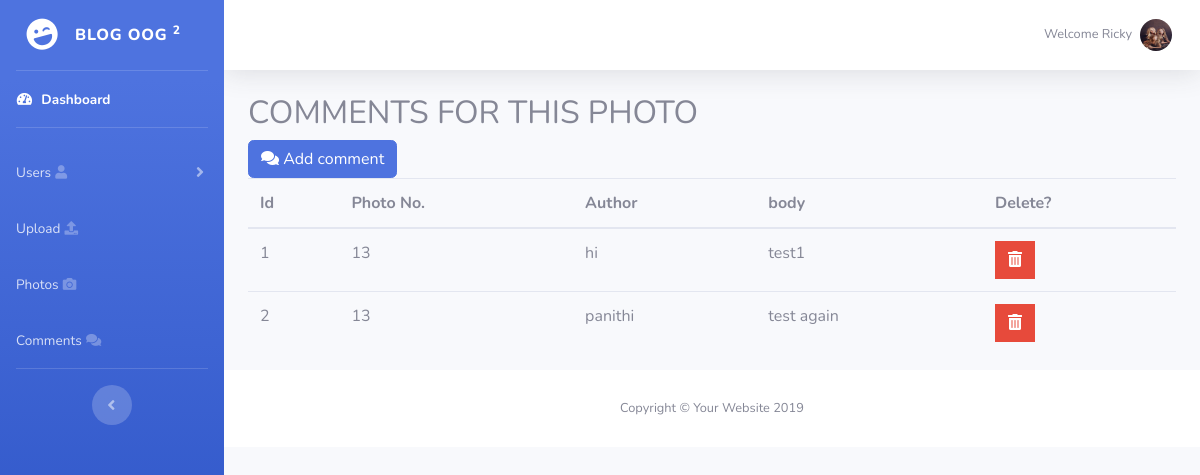
Page /admin/comments_photo.php?id=13 (signed in) on the committed database.
### tables this page shows
CREATE TABLE IF NOT EXISTS `user` (
  `id` int(11) NOT NULL,
  `username` varchar(50) NOT NULL,
  `password` varchar(50) NOT NULL,
  `first_name` varchar(50) NOT NULL,
  `last_name` varchar(50) NOT NULL,
  `user_image` varchar(255) NOT NULL
);

CREATE TABLE IF NOT EXISTS `comment` (
  `id` int(11) NOT NULL,
  `photo_id` int(11) NOT NULL,
  `author` varchar(255) NOT NULL,
  `body` text NOT NULL
);

### admin/includes/Database.php (called while the page is built, shortened)
<?php
class Database
{
    public $connection;
    public function open_db_connection()
    {
        $this->connection = mysqli_connect(DB_HOST, DB_USER, DB_PASS, DB_NAME);
    }
    public function query($sql)
    {
        $result = $this->connection->query($sql);
        return $result;
    }
    public function escape_string($string)
    {
        $escaped_string = $this->connection->real_escape_string($string);
        return $escaped_string;
    }
}
$database = new Database();
?>

### admin/includes/Db_object.php (called while the page is built, shortened)
<?php
class Db_object
{       public $id;
    public static function find_this_query($sql)
    {
        global $database;
        $result = $database->query($sql);
        $the_object_array = array();
        while ($row = mysqli_fetch_array($result)) {
            $the_object_array[] = static::instantie($row);
        }
        return $the_object_array;
    }
    public static function instantie($result)
    {   $calling_class = get_called_class();
        $the_object = new $calling_class;
        foreach ($result as $the_attribute => $value) {
            if($the_object->has_the_attribute($the_attribute)) {
                $the_object->$the_attribute = $value;
            }
        }
        return $the_object;
    }
    private function has_the_attribute($the_attribute)
    {
        $object_properties = get_object_vars($this);
        return array_key_exists($the_attribute, $object_properties);
    }
}

### admin/includes/User.php (called while the page is built, shortened)
<?php
class User extends Db_object
{
    protected static $db_table = "user";
    public $user_image;
    public $upload_directory = 'img'. DS .'users';
    public $image_placeholder = 'https://avatars.dicebear.com/v2/male/:seed.svg';
    public static function find_by_user($username)
    {
        $result = static::find_this_query("SELECT * from " . static::$db_table . " WHERE username LIKE '$username'");
        return !empty($result) ? array_shift($result) : false;
    }
    public function image_path_and_placeholder(){
        return empty($this->user_image) ? $this->image_placeholder : $this->upload_directory. DS . $this->user_image;
    }
}
?>

### admin/includes/Comment.php (called while the page is built, shortened)
<?php
class Comment extends Db_object
{
    protected static $db_table = "comment";
    public static function find_the_comment($photo_id){
        global $database;
        $sql ="SELECT * FROM " . self::$db_table;
        $sql .= " WHERE photo_id = " . $database->escape_string($photo_id);
        $sql .= " ORDER BY photo_id ASC";
        return self::find_this_query($sql);
    }
}

### admin/comments_photo.php (the view, shortened to what this page needs)
<?php include("includes/header.php");
$comments = Comment::find_the_comment($_GET['id']);
?>
<?php include("includes/sidebar.php");?>
<?php include("includes/content-top.php");?>
<div class="container-fluid">
    <div class="row">
        <div class="col-12">
            <h2>COMMENTS FOR THIS PHOTO</h2>
            <td><a href="comments.php" class="btn btn-primary rounded"><i class="fas fa-comments"></i> Add comment</a></td>
            <table class="table table-header">
                <thead>
                <tr>
                    <th>Id</th>
                    <th>Photo No.</th>
                    <th>Author</th>
                    <th>body</th>
                    <th>Delete?</th>
                </tr>
                </thead>
                <tbody>
                <?php foreach ($comments as $comment): ?>
                    <tr>
                        <td><?php echo $comment->id; ?></td>
                        <td><?php echo $comment->photo_id; ?></td>
                        <td><?php echo $comment->author; ?></td>
                        <td><?php echo $comment->body; ?></td>
                        <td><a href="delete_comment_photo.php?id=<?php echo $comment->id; ?>"
                               class="btn btn-danger rounded-0"><i class="fas fa-trash-alt"></i></a></td>
                    </tr>
                <?php endforeach; ?>
                </tbody>
            </table>
        </div>
    </div>
</div>
<?php include("includes/footer.php");?>

### admin/includes/content-top.php (shortened to what this page needs)
<div id="content-wrapper" class="d-flex flex-column">
        <?php
            $username = $_SESSION['username'];
            $user = User::find_by_user($username);
        ?>
    <div id="content">
        <nav class="navbar navbar-expand navbar-light bg-white topbar mb-4 static-top shadow">
            <ul class="navbar-nav ml-auto">
                <li class="nav-item dropdown no-arrow">
                    <a class="nav-link dropdown-toggle" href="#" id="userDropdown" role="button" data-toggle="dropdown" aria-haspopup="true" aria-expanded="false">
                        <span class="mr-2 d-none d-lg-inline text-gray-600 small"><?php echo "Welcome ". $user->first_name;?></span>
                        <img class="img-profile rounded-circle" src="<?php echo $user->image_path_and_placeholder();?>">
                    </a>
                </li>
            </ul>
        </nav>

### rows in the picture
user: first_name "Ricky", user_image (picture)
comment: id "1", photo "13", author "hi", body "test1"
comment: id "2", photo "13", author "panithi", body "test again"
